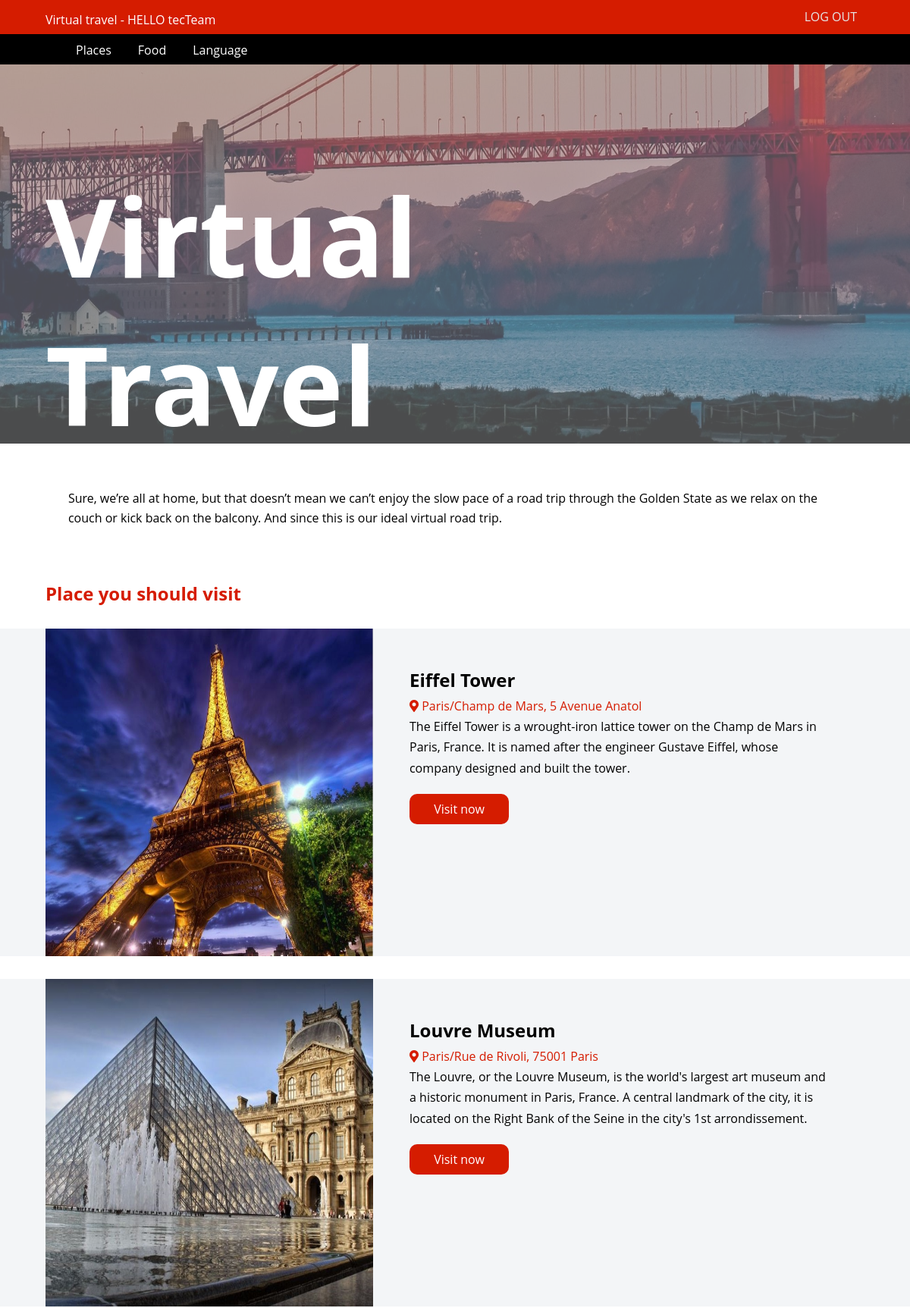
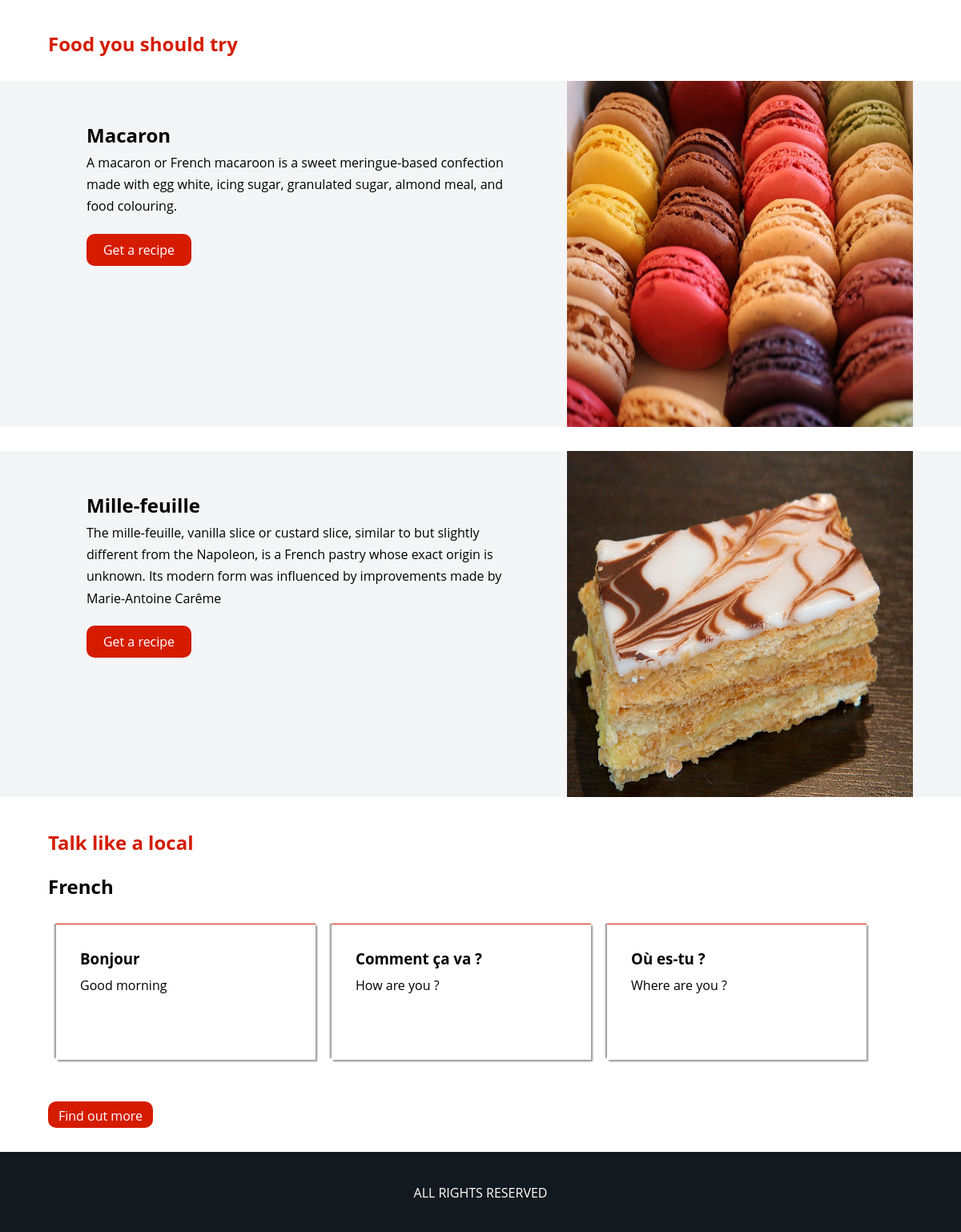
/country/content/2/ (signed in), run on the app's committed database (2 pictures, top to bottom).
### travel_app/models.py (models this page shows, shortened)
class bestPlace(models.Model):
    name =  models.CharField(max_length=20)
    info = models.TextField(default='')
    country = models.ForeignKey(Country, on_delete=models.CASCADE)
    position = models.CharField(default='',max_length=30)
    city = models.CharField(default='',max_length=50)
    pic = models.ImageField(null=True,blank=True)
    url = models.TextField(default='')

class Trafood(models.Model):
    name =  models.CharField(max_length=20)
    info = models.TextField()
    country = models.ForeignKey(Country, on_delete=models.CASCADE)
    pic = models.ImageField(null=True,blank=True)
    url = models.TextField(default='')

class Country(models.Model):
    name =  models.CharField(max_length=20)
    info = models.TextField(default='')
    pic = models.ImageField(null=True,blank=True)
    languag = models.CharField(default='' , max_length=30)
    languageUrl = models.TextField(default='')
    class Meta:
        verbose_name_plural = 'Countries'

class Language(models.Model):
    name = models.CharField(default='',max_length=20)
    info = models.TextField(default='')
    country = models.ForeignKey(Country, on_delete=models.CASCADE)

### travel_app/views.py (the view)
# urls.py: path('content/<str:pk>/', content,name='content'),
@login_required(login_url='login')
def content(request,pk):
    country = Country.objects.get(id=pk)
    language = country.language_set.all()
    bestplace = country.bestplace_set.all()
    trafood = country.trafood_set.all()
    title = 'Country name' # The country name should be here
    context = {
        'title' : title,
        'countries' : country,
        'languages' : language,
        'bestplace' : bestplace,
        'trafood' : trafood,
    }
    return render(request,'country.html',context)

### templates/country.html (shortened to what this page needs)
{%load static%}
{% load fontawesome_5 %}
<!DOCTYPE html>
<html lang="en">
<head>
    <link rel='stylesheet' href="{% static '/css/style.css'%}">
    {% fontawesome_5_static %}
</head>
<body data-bg='white'>
    <div class="navbar">
        <div class="container">
            <div class="links">
                <a href="{% url 'logout' %}">Log out</a>
            </div>
            <div class="name">
                    <a href="{% url 'main' %}" style="text-decoration: none; color:white;">Virtual travel - HELLO {{request.user}}</a>
            </div>
        </div>
    </div>
    <div class=sec-nav>
        <div class='container'>
            <div class='list'>
                <ul>
                    <li data-scroll=".place">
                        Places
                    </li>
                    <li data-scroll=".fd">
                        Food
                    </li>
                    <li data-scroll=".ln">
                        Language
                    </li>
                </ul>
            </div>
        </div>
    </div>
    {% include 'header.html' %}
    <div class='nobda'>
        <div class='container'>
            <p>
                Sure, we’re all at home, but that doesn’t mean we can’t enjoy the slow pace of a road trip through the
                Golden State as we relax on the couch or kick back on the balcony. And since this is our ideal virtual
                road trip.
        </div>
    </div>
    <div class='title place'>
        <div class='container'>
            <h2>Place you should visit</h2>
        </div>
    </div>
    {% for place in bestplace  %}
    <div class='food-section '>
        <div class='container'>
            <div class="food-img">
                <img src='/static/images/{{place.pic}}'>
            </div>
            <div class='food-text'>
                <h2>{{place.name}}</h2>
                <span>{% fa5_icon 'map-marker-alt' 'fas' %} {{place.city}}/{{place.position}}</span>
                <p>{{place.info}}</p>
                <a href='{{place.url}}' target='_blank'>Visit now</a>
            </div>
        </div>
    </div>
    {% endfor %}
    <div class='title fd'>
        <div class='container'>
            <h2>Food you should try</h2>
        </div>
    </div>
    {% for  food in  trafood %}
    <div class='food-section'>
        <div class='container'>
            <div class="food-img right">
                <img src='/static/images/{{food.pic}}'>
            </div>
            <div class='food-text right'>
                <h2>{{food.name}}</h2>
                <p>{{food.info}}</p>
                <a target='_blank' href='{{food.url}}'>Get a recipe</a>
            </div>
        </div>
    </div>
    {% endfor %}
    <div class='title ln'>
        <div class='container'>
            <h2>Talk like a local</h2>
            <br>
            <h2 style="color:black;">{{countries.languag}}</h2>
        </div>
    </div>
    <div class='container'>
        <div class='lang'>
            {% for lang in languages %}
            <div class='word'>
                <h3>{{lang.name}}</h3>
                <p>{{lang.info}}</p>
            </div>
            {% endfor %}
        </div>
        <a href='{{countries.languageUrl}}'
        target='_blank'
        style="text-decoration: none;
        color: #fff;
        background-color: #D51C00;
        height: 33px;
        width: 131px;
        display: block;
        padding: 7px;
        text-align: center;
        border-radius: 10px;
        margin-top: 20px;">Find out more</a>
    </div>
    <footer>
        <div class='container'>
            <div class='footer'>
                ALL RIGHTS RESERVED
            </div>
        </div>
    </footer>
</body>
</html>

### static/css/style.css (style rules this page uses)
* { box-sizing: border-box; margin: 0px; font-family: 'Open Sans', sans-serif; }
body { font-family: 'Roboto', sans-serif; }
[data-bg='white'] { transition: all .5s ease-in-out; background-color: #fff; color:#000; }
.container { width: 1080px; margin: auto; height: 100%; }
.navbar { background-color:#D51C00 ; width: 100%; height: 45px; padding: 10px; overflow: hidden; }
.navbar .links { float: right; }
.navbar .links a { text-transform: uppercase; margin: 7px 10px 0 0; background: transparent; outline: none; border: 0px ; color: #e6e6e6; line-height: 1.6; cursor: pointer; text-decoration: none; }
.navbar .name { float: left; color: #e6e6e6; margin-top: 5px; line-height: 1.; }
.sec-nav { width: 100%; height: 40px; background-color: #000; position: relative; padding: 10px; overflow: hidden; }
footer { background-color: #131A1F; width: 100%; height: 100px; margin-top: 30px; color:#fff; text-align: center; padding: 40px; }
.list ul { overflow: hidden; width: 100%; height: 100%; color:#fff; }
.list ul li { float: left; margin-right: 35px; list-style: none; cursor: pointer; }
.nobda { margin-top:30px; line-height: 1.6; font-weight: 400; }
.nobda p { padding: 30px; }
.title { color: #D51C00; margin-top:40px ; }
.food-section { width: 100%; height: 432px; overflow: hidden; background-color: #F3F5F7; margin-top: 30px; line-height: 1.7; }
.food-section .food-img { height: 432px; width: 432px; float: left; }
.food-section .food-img img { width: 100%; height: 100%; background-size: cover; }
.food-section .food-text { float: left; width: 648px; height: 100%; padding: 3rem; }
.food-section .food-text a { text-decoration: none; color: #fff; background-color: #D51C00; height: 40px; width: 131px; display: block; padding: 7px; text-align: center; border-radius: 10px; margin-top: 20px }
.food-section .right { float: right; }
.food-section .food-text span { color: #D51C00; }
.lang { width: 100%; overflow: hidden; margin-top: 30px; height:202px; }
.lang .word { width: 30%; float: left; height: 170px; padding: 30px; border-top: 1px solid #D51C00; margin: 0 10px ; box-shadow: -2px -2px 2px #959393, 2px 2px 2px #959393; }
.word p { margin-top: 10px; }

### data on the page
bestPlace: pic (picture), name "Eiffel Tower", city "Paris", position "Champ de Mars, 5 Avenue Anatol", info "The Eiffel Tower is a wrought-iron lattice tower on the Champ de Mars in Paris, France. It is named after the engineer Gustave Eiffel, whose company designed and built the tower."
bestPlace: pic (picture), name "Louvre Museum", city "Paris", position "Rue de Rivoli, 75001 Paris", info "The Louvre, or the Louvre Museum, is the world's largest art museum and a historic monument in Paris, France. A central landmark of the city, it is located on the Right Bank of the Seine in the city's 1st arrondissement."
Trafood: pic (picture), name "Macaron", info "A macaron or French macaroon is a sweet meringue-based confection made with egg white, icing sugar, granulated sugar, almond meal, and food colouring."
Trafood: pic (picture), name "Mille-feuille", info "The mille-feuille, vanilla slice or custard slice, similar to but slightly different from the Napoleon, is a French pastry whose exact origin is unknown. Its modern form was influenced by improvements made by Marie-Antoine Carême"
Country: languag "French"
Language: name "Bonjour", info "Good morning"
Language: name "Comment ça va ?", info "How are you ?"
Language: name "Où es-tu ?", info "Where are you ?"

### other printed values
{{ request.user }} "tecTeam"
